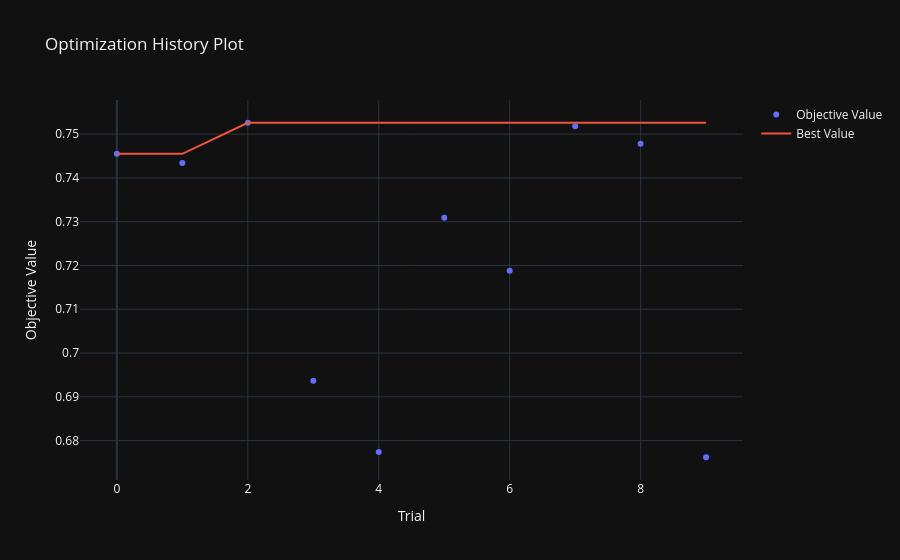
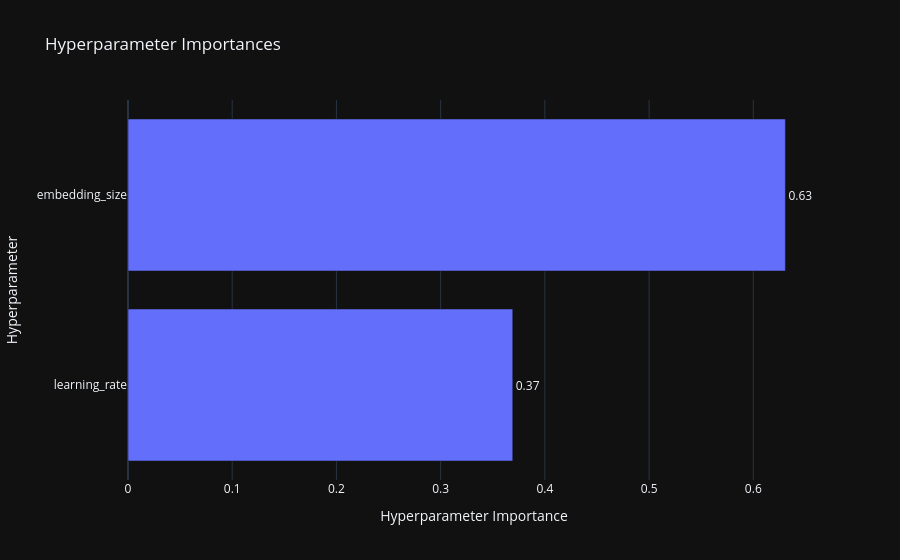

Notebook code cell kept with these figures, in order:
### Code cell
import optuna.visualization as vis
import matplotlib.pyplot as plt

fig1 = vis.plot_optimization_history(study_bpr)
fig1.show()

fig2 = vis.plot_param_importances(study_bpr)
fig2.show()

fig3 = vis.plot_parallel_coordinate(study_bpr)
fig3.show()

print("\n" + "="*30)
print(f"ЛУЧШИЙ РЕЗУЛЬТАТ (NDCG@20): {study_bpr.best_value:.4f}")
print("ЛУЧШИЕ ПАРАМЕТРЫ:")
for key, value in study_bpr.best_params.items():
    print(f" - {key}: {value}")
print("="*30)

### Figure 1 — Plotly figure (JSON) as saved in the notebook; plotly's stock layout.template omitted (floating-point values rounded to 4 significant figures)
{"data": [{"mode": "markers", "name": "Objective Value", "x": [0, 1, 2, 3, 4, 5, 6, 7, 8, 9], "y": [0.7455, 0.7434, 0.7526, 0.6937, 0.6774, 0.7309, 0.7188, 0.7518, 0.7478, 0.6762], "type": "scatter"}, {"mode": "lines", "name": "Best Value", "x": [0, 1, 2, 3, 4, 5, 6, 7, 8, 9], "y": [0.7455, 0.7455, 0.7526, 0.7526, 0.7526, 0.7526, 0.7526, 0.7526, 0.7526, 0.7526], "type": "scatter"}, {"marker": {"color": "#cccccc"}, "mode": "markers", "name": "Infeasible Trial", "showlegend": false, "x": [], "y": [], "type": "scatter"}], "layout": {"title": {"text": "Optimization History Plot"}, "xaxis": {"title": {"text": "Trial"}}, "yaxis": {"title": {"text": "Objective Value"}}}}

### Figure 2 — Plotly figure (JSON) as saved in the notebook; plotly's stock layout.template omitted (floating-point values rounded to 4 significant figures)
{"data": [{"cliponaxis": false, "hovertemplate": ["learning_rate (FloatDistribution): 0.36919502597872356<extra></extra>", "embedding_size (IntDistribution): 0.6308049740212764<extra></extra>"], "name": "Objective Value", "orientation": "h", "text": ["0.37", "0.63"], "textposition": "outside", "x": [0.3692, 0.6308], "y": ["learning_rate", "embedding_size"], "type": "bar"}], "layout": {"title": {"text": "Hyperparameter Importances"}, "xaxis": {"title": {"text": "Hyperparameter Importance"}}, "yaxis": {"title": {"text": "Hyperparameter"}}}}
